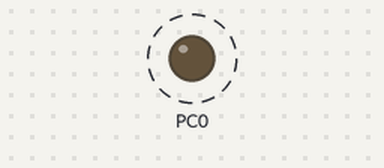
This program was run on a simulated ATmega328P, built with avr-gcc and emulated at 16 MHz. Shown: output pins drawn as LEDs (lit = HIGH). Dashed ring = blinking.

Above: at 0.5 s.
Timing chart, 0 to 4.6 s (numbered marks = the images above):
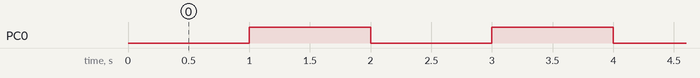

The program:

main.c
```c
/*
* Timer.c
*
* Created: 27/10/2017 12:04:58
* Author : cuki
*/


#define F_CPU 16000000ULL

#include "timers.h"

#include <avr/io.h>
#include <avr/interrupt.h>
#include <stdbool.h>

void toogle_pin()
{
	PORTC ^= (1 << PORTC0);
}

int main(void)
{
	DDRC |= (1 << DDC0);

	timer_1_setCallBack(&toogle_pin);
	timer_1_init(1000, F_CPU);

	sei();

	while (1)
	{
		//update();
	}

	return 0;
}
```

timers.c
```c
#include "timers.h"

#include <avr/io.h>
#include <avr/interrupt.h>

volatile static uint16_t reg_1;
volatile static uint16_t reg_2;

static const uint16_t timer_1_preescaleValues[5] =
{
	1,
	8,
	64,
	256,
	1024
};

static const uint16_t timer_2_preescaleValues[7] =
{
	1,
	8,
	32,
	64,
	128,
	256,
	1024
};

ISR(TIMER1_OVF_vect)
{
	TCNT1 = reg_1;

	callBack_1();
}

ISR(TIMER2_OVF_vect)
{
	TCNT2 = reg_2;

	callBack_2();
}

void timer_1_init(uint16_t tempo_ms, uint32_t f_cpu)
{
	float ms = (float) tempo_ms / 1000;
	float t = 0.0;
	uint8_t prescale = 0;

	while (t < ms)
	{
		t = (float) 65535 * timer_1_preescaleValues[prescale] / f_cpu;

		if (t < ms)
		{
			++prescale;
			t = 0;

			if (prescale > 4)
			{
				prescale = 4;
				break;
			}
		}
	}

	TCCR1B &= ~((1 << CS10) | (1 << CS11) | (1 << CS12));

	switch(prescale)
	{
		case 0:
		TCCR1B |= (1 << CS10);
		break;
		case 1:
		TCCR1B |= (1 << CS11);
		break;
		case 2:
		TCCR1B |= ((1 << CS11) | (1 << CS10));
		break;
		case 3:
		TCCR1B |= (1 << CS12);
		break;
		case 4:
		TCCR1B |= ((1 << CS12) | (1 << CS10));
		break;
	}


	reg_1 = (uint16_t) (ms / t * 65535);

	if (reg_1 < 653535)
	{
		reg_1 = 65535 - reg_1;
	}
	else
	{
		reg_1 = 0;
	}

	TCNT1 = reg_1;
	TIMSK1 |= (1 << TOIE1);
}

void timer_1_stop()
{
	TCCR1B &= ~((1 << CS10) | (1 << CS11) | (1 << CS12));
	TIMSK1 &= ~(1 << TOIE1);
}

void timer_1_setCallBack(void (*fPtr)())
{
	callBack_1 = fPtr;
}

void timer_2_init(uint16_t tempo_ms, uint32_t f_cpu)
{
	float ms = (float) tempo_ms / 1000;
	float t = 0.0;
	uint8_t prescale = 0;

	while (t < ms)
	{
		t = (float) 255 * timer_2_preescaleValues[prescale] / f_cpu;

		if (t < ms)
		{
			++prescale;
			t = 0;

			if (prescale > 6)
			{
				prescale = 6;
				break;
			}
		}
	}

	TCCR2B &= ~((1 << CS22) | (1 << CS21) | (1 << CS20));

	switch(prescale)
	{
		case 0:
		TCCR2B |= (1 << CS20);
		break;
		case 1:
		TCCR2B |= (1 << CS21);
		break;
		case 2:
		TCCR2B |= ((1 << CS21) | (1 << CS20));
		break;
		case 3:
		TCCR2B |= (1 << CS22);
		break;
		case 4:
		TCCR2B |= ((1 << CS22) | (1 << CS20));
		break;
		case 5:
		TCCR2B |= ((1 << CS22) | (1 << CS21));
		break;
		case 6:
		TCCR2B |= ((1 << CS22) | (1 << CS21) | (1 << CS20));
		break;
	}


	reg_2 = (uint16_t) (ms / t * 255);

	if (reg_2 && reg_2 < 255)
	{
		reg_2 = 255 - reg_2;
	}
	else
	{
		reg_2 = 0;
	}

	TCNT2 = reg_2;
	TIMSK2 |= (1 << TOIE2);
}

void timer_2_stop()
{
	TCCR2B &= ~((1 << CS10) | (1 << CS11) | (1 << CS12));
	TIMSK2 &= ~(1 << TOIE2);
}

void timer_2_setCallBack(void (*fPtr)())
{
	callBack_2 = fPtr;
}
```

timers.h
```c
#ifndef _SRC_TIMERS_H
#define _SRC_TIMERS_H

#include <stdint.h>

void (*callBack_1)();
void (*callBack_2)();

void timer_1_init(uint16_t tempo_ms, uint32_t f_cpu);
void timer_1_stop();
void timer_1_setCallBack(void (*fPtr)());

void timer_2_init(uint16_t tempo_ms, uint32_t f_cpu);
void timer_2_stop();
void timer_2_setCallBack(void (*fPtr)());

#endif
```

Measured:
- by itself, PC0: alternates HIGH for 1.0 s and LOW for 1.0 s
